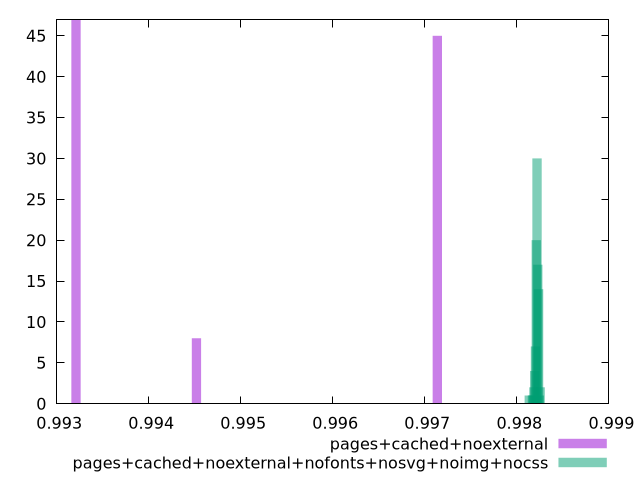

This chart was generated by the following gnuplot code:
$_pagesCachedNoexternal <<EOF
0.993210557399875 47
0.994519135209361 8
0.997136290828333 45
EOF
$_pagesCachedNoexternalNofontsNosvgNoimgNocss <<EOF
0.9982194405001951 30
0.998227855416448 17
0.9982110255839423 20
0.9981352913376661 1
0.9982026106676893 7
0.9982362703327009 14
0.9982531001652067 2
0.9981941957514364 4
0.9981857808351835 2
0.9981689510026777 1
0.9982446852489538 1
0.9981773659189306 1
EOF
set key outside below
set terminal pngcairo
set output "report_00005_2020-11-02T22-26-11.212Z/first-cpu-idle/first-cpu-idle_pages+cached+noexternal_pages+cached+noexternal+nofonts+nosvg+noimg+nocss+hist.png"
set boxwidth 0.00010085085530663563
set style fill transparent solid 0.5 noborder
set yrange [0:47]
plot $_pagesCachedNoexternal title "pages+cached+noexternal" with boxes ,$_pagesCachedNoexternalNofontsNosvgNoimgNocss title "pages+cached+noexternal+nofonts+nosvg+noimg+nocss" with boxes ,
